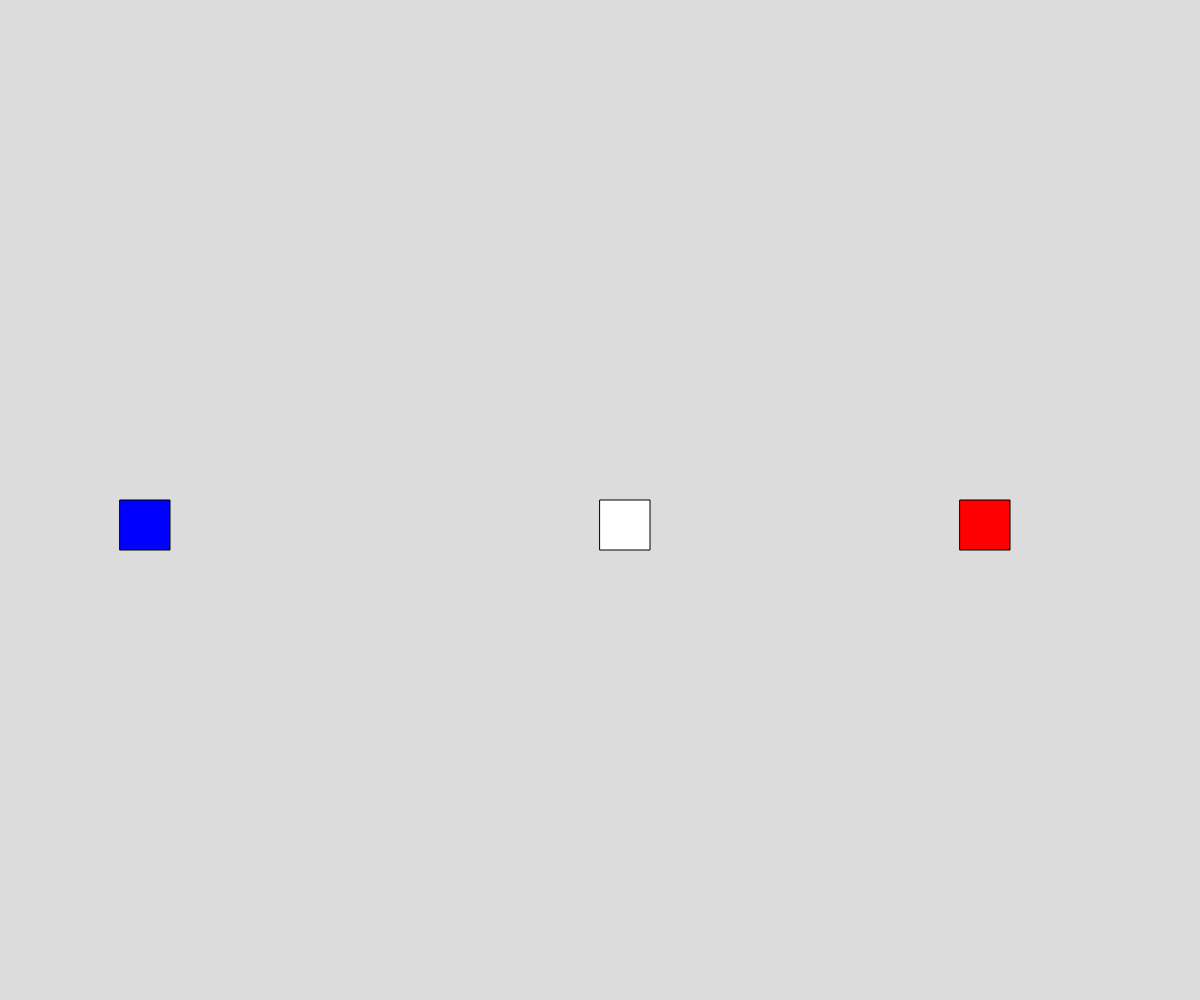
Frame 1 (no input)
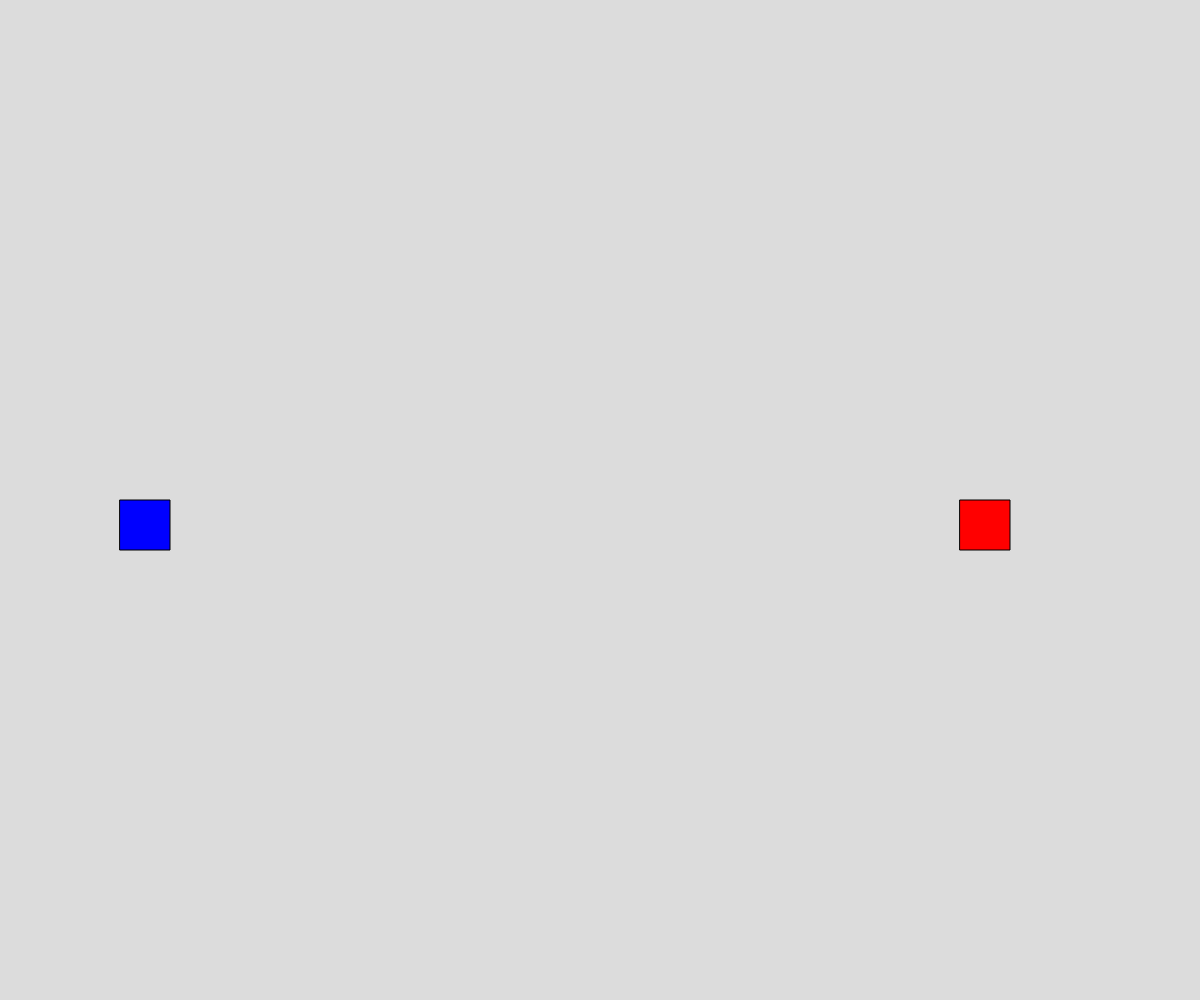
Frame 60 (no input)
Frame 120 (the mouse pressed at the canvas centre since frame 60): identical to frame 60, image omitted

The p5.js sketch that drew these frames (run headless with seeded random() and noise() and a simulated clock; from frame 60 on, the mouse is pressed at the canvas centre):

// p5.js sketch
// ── sketch.js
let rectX;
let rectY;
let rectSize = 50;
let rectSpeed;
let rectDirection = 1;

let blueSquareX;
let redSquareX;
let squareY;
let squareSize = 50;

function setup() {
  createCanvas(windowWidth, windowHeight);
  rectX = width / 2;
  rectY = height / 2;
  rectSpeed = width * 0.01;
  blueSquareX = width * 0.1;
  redSquareX = width * 0.8;
  squareY = height * 0.5;
}

function draw() {
  background(220);
  
  rect(rectX, rectY, rectSize, rectSize);
  
  fill(0, 0, 255);
  rect(blueSquareX, squareY, squareSize, squareSize);
  
  fill(255, 0, 0);
  rect(redSquareX, squareY, squareSize, squareSize);
  
  rectX += rectSpeed * rectDirection;
  
  if (rectX + rectSize >= blueSquareX && rectX <= blueSquareX + squareSize && rectY <= squareY + squareSize && keyIsPressed && keyCode === 32) {
    rectDirection *= -1;
  }
  
  if (rectX + rectSize >= redSquareX && rectX <= redSquareX + squareSize && rectY <= squareY + squareSize && keyIsPressed && keyCode === 32) {
    rectDirection *= -1;
  }
}
